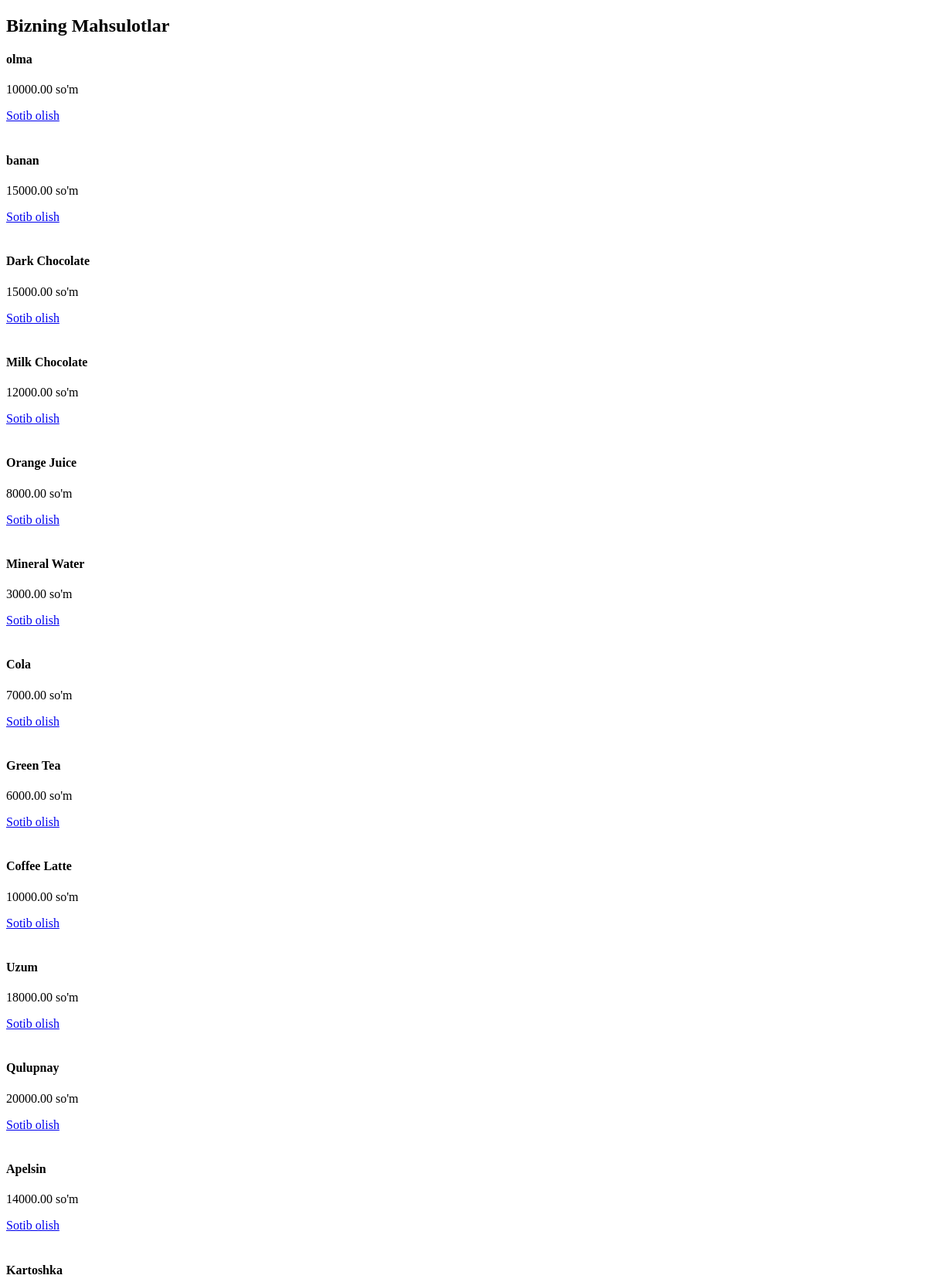
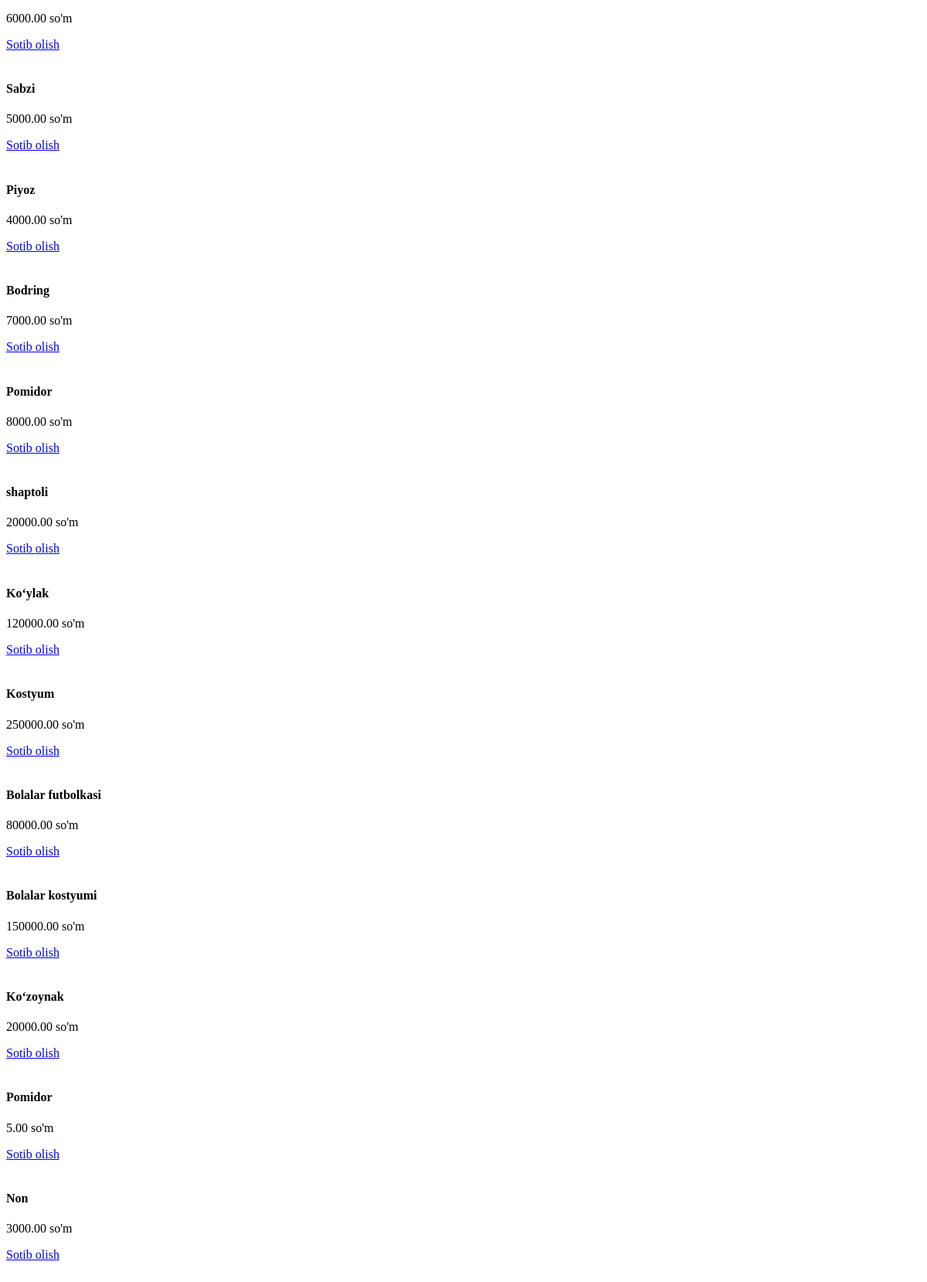
Screenshot of /products/ with the database file from the repository (2 pictures, top to bottom).
### main/models.py (models this page shows, shortened)
class Product(models.Model):
    name = models.CharField(max_length=200)
    price = models.DecimalField(max_digits=10, decimal_places=2)
    description = models.TextField(blank=True, null=True)
    category = models.ForeignKey(Category, on_delete=models.CASCADE, related_name="products")
    is_trending = models.BooleanField(default=False)
    is_popular = models.BooleanField(default=False)
    is_discounted = models.BooleanField(default=False)
    created_at = models.DateTimeField(auto_now_add=True)

### main/views.py (the view)
# urls.py: path('products/', views.product_list, name='product_list'),
def product_list(request):
    products = Product.objects.all()
    return render(request, "main/product_list.html", {"products": products})

### main/templates/main/product_list.html
{% extends 'main/base.html' %}
{% block content %}
<h2>Bizning Mahsulotlar</h2>
{% for product in products %}
  <div>
    <h4>{{ product.name }}</h4>
    <p>{{ product.price }} so'm</p>
    <a href="{% url 'add_to_cart' product.id %}" class="btn btn-primary">Sotib olish</a>
  </div>
  <br>
{% empty %}
  <p>Hozircha mahsulotlar mavjud emas.</p>
{% endfor %}
{% endblock %}

### rows the page displays
Product: name "olma", price "10000.00"
Product: name "banan", price "15000.00"
Product: name "Dark Chocolate", price "15000.00"
Product: name "Milk Chocolate", price "12000.00"
Product: name "Orange Juice", price "8000.00"
Product: name "Mineral Water", price "3000.00"
Product: name "Cola", price "7000.00"
Product: name "Green Tea", price "6000.00"
Product: name "Coffee Latte", price "10000.00"
Product: name "Uzum", price "18000.00"
Product: name "Qulupnay", price "20000.00"
Product: name "Apelsin", price "14000.00"
Product: name "Kartoshka", price "6000.00"
Product: name "Sabzi", price "5000.00"
Product: name "Piyoz", price "4000.00"
Product: name "Bodring", price "7000.00"
Product: name "Pomidor", price "8000.00"
Product: name "shaptoli", price "20000.00"
Product: name "Ko‘ylak", price "120000.00"
Product: name "Kostyum", price "250000.00"
Product: name "Bolalar futbolkasi", price "80000.00"
Product: name "Bolalar kostyumi", price "150000.00"
Product: name "Ko‘zoynak", price "20000.00"
Product: name "Pomidor", price "5.00"
Product: name "Non", price "3000.00"
